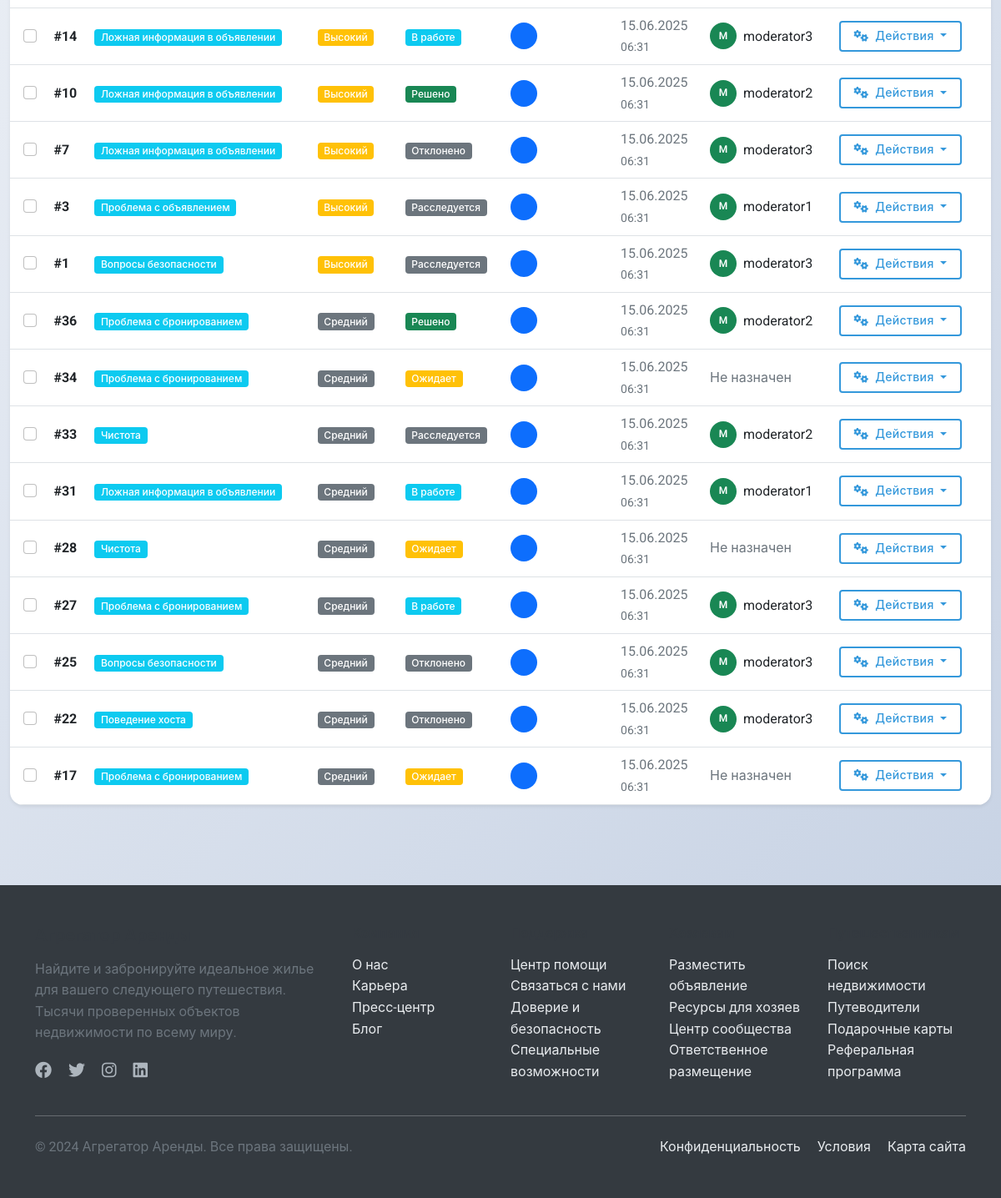
/moderation/complaints/ (signed in, lower part), run on an earlier commit of the app's database.
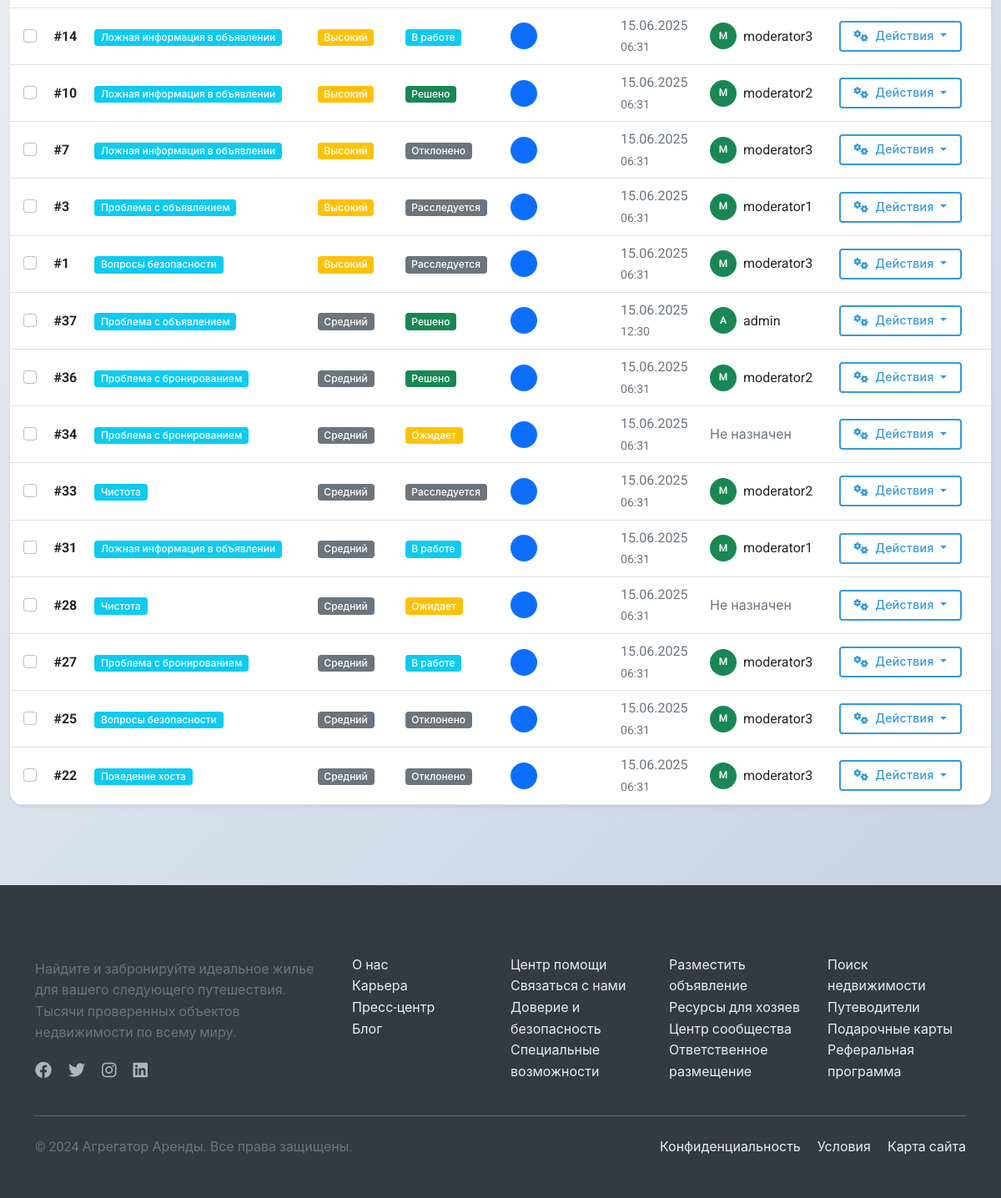
And on a later commit of the database.
### moderation/models.py (models this page shows, shortened)
class UserComplaint(models.Model):
    COMPLAINT_TYPES = [
        ('booking_issue', 'Проблема с бронированием'),
        ('listing_issue', 'Проблема с объявлением'),
        ('host_behavior', 'Поведение хоста'),
        ('guest_behavior', 'Поведение гостя'),
        ('safety_concern', 'Вопросы безопасности'),
        ('false_listing', 'Ложная информация в объявлении'),
        ('discrimination', 'Дискриминация'),
        ('payment_issue', 'Проблемы с оплатой'),
        ('cleanliness', 'Чистота'),
        ('other', 'Другое'),
    ]
    STATUS_CHOICES = [
        ('pending', 'В ожидании'),
        ('in_progress', 'В обработке'),
        ('investigating', 'Расследуется'),
        ('awaiting_response', 'Ожидает ответа'),
        ('resolved', 'Решено'),
        ('dismissed', 'Отклонено'),
        ('escalated', 'Эскалировано'),
    ]
    PRIORITY_CHOICES = [
        ('low', 'Низкий'),
        ('medium', 'Средний'),
        ('high', 'Высокий'),
        ('urgent', 'Срочный'),
    ]
    complainant = models.ForeignKey(
        settings.AUTH_USER_MODEL,
        on_delete=models.CASCADE,
        related_name='complaints_made',
        verbose_name='Заявитель'
    )
    booking = models.ForeignKey(
        'listings.Booking',
        on_delete=models.CASCADE,
        related_name='complaints',
        null=True,
        blank=True,
        verbose_name='Бронирование'
    )
    listing = models.ForeignKey(
        'listings.Listing',
        on_delete=models.CASCADE,
        related_name='complaints',
        null=True,
        blank=True,
        verbose_name='Объявление'
    )
    reported_user = models.ForeignKey(
        settings.AUTH_USER_MODEL,
        on_delete=models.CASCADE,
        related_name='complaints_received',
        null=True,
        blank=True,
        verbose_name='Пользователь, на которого жалуются'
    )
    complaint_type = models.CharField(
        'Тип жалобы',
        max_length=20,
        choices=COMPLAINT_TYPES,
        default='booking_issue'
    )
    subject = models.CharField(
        'Тема жалобы',
        max_length=200,
        default='Жалоба'
    )
    description = models.TextField('Описание жалобы')
    priority = models.CharField(
        'Приоритет',
        max_length=10,
        choices=PRIORITY_CHOICES,
        default='medium'
    )
    status = models.CharField(
        'Статус',
        max_length=20,
        choices=STATUS_CHOICES,
        default='pending'
    )
    assigned_moderator = models.ForeignKey(
        settings.AUTH_USER_MODEL,
        on_delete=models.SET_NULL,
        null=True,
        blank=True,
        related_name='assigned_complaints',
        verbose_name='Назначенный модератор'
    )
    moderator_response = models.TextField(
        'Ответ модератора',
        blank=True,
        help_text='Ответ, который увидит пользователь'
    )
    internal_notes = models.TextField(
        'Внутренние заметки',
        blank=True,
        help_text='Заметки для внутреннего использования'
    )
    contact_email = models.EmailField(
        'Контактный email',
        blank=True,
        help_text='Альтернативный email для связи'
    )
    evidence_video = models.FileField(
        'Видео-доказательство',
        upload_to='complaint_videos/',
        null=True,
        blank=True,
        help_text='Загрузите видео в качестве доказательства (макс. 100МБ)'
    )
    created_at = models.DateTimeField('Создано', auto_now_add=True)
    updated_at = models.DateTimeField('Обновлено', auto_now=True)
    resolved_at = models.DateTimeField('Решено', null=True, blank=True)
    first_response_at = models.DateTimeField('Первый ответ', null=True, blank=True)
    class Meta:
        verbose_name = 'Жалоба пользователя'
        verbose_name_plural = 'Жалобы пользователей'
        ordering = ['-created_at']
    @property
    def days_open(self):
        from django.utils import timezone
        if self.resolved_at:
            return (self.resolved_at - self.created_at).days
        return (timezone.now() - self.created_at).days
    @property
    def is_overdue(self):
        priority_days = {
            'urgent': 1,
            'high': 3,
            'medium': 7,
            'low': 14
        }
        max_days = priority_days.get(self.priority, 7)
        return self.days_open > max_days and self.status not in ['resolved', 'dismissed']

### users/models.py (models this page shows, shortened)
class User(AbstractUser):
    phone_number = models.CharField(_("Phone number"), max_length=20, blank=True)
    profile_picture = models.ImageField(_("Profile picture"), upload_to='profile_pictures/', blank=True, null=True)
    bio = models.TextField(_("Bio"), blank=True)
    is_phone_verified = models.BooleanField(_("Phone verified"), default=False)
    is_id_verified = models.BooleanField(_("ID verified"), default=False)
    is_host = models.BooleanField(_("Is host"), default=False)
    is_guest = models.BooleanField(_("Is guest"), default=True)
    ROLE_CHOICES = [
        ('user', _('Regular User')),
        ('host', _('Host')),
        ('moderator', _('Moderator')),
        ('admin', _('Administrator')),
    ]
    role = models.CharField(_("Role"), max_length=20, choices=ROLE_CHOICES, default='user')
    email_notifications = models.BooleanField(_("Email notifications"), default=True)
    sms_notifications = models.BooleanField(_("SMS notifications"), default=False)
    date_joined = models.DateTimeField(_("Date joined"), auto_now_add=True)
    last_updated = models.DateTimeField(_("Last updated"), auto_now=True)
    class Meta:
        verbose_name = _("User")
        verbose_name_plural = _("Users")

### moderation/views.py (the view)
# urls.py: path('complaints/', views.complaint_list, name='complaint_list'),
@login_required
@user_passes_test(is_moderator)
def complaint_list(request):
    status = request.GET.get('status')
    complaint_type = request.GET.get('complaint_type')
    priority = request.GET.get('priority')
    assigned_moderator = request.GET.get('assigned_moderator')
    complaints = UserComplaint.objects.select_related('complainant', 'assigned_moderator').all()
    if status and status in [choice[0] for choice in UserComplaint.STATUS_CHOICES]:
        complaints = complaints.filter(status=status)
    if complaint_type and complaint_type in [choice[0] for choice in UserComplaint.COMPLAINT_TYPES]:
        complaints = complaints.filter(complaint_type=complaint_type)
    if priority and priority in [choice[0] for choice in UserComplaint.PRIORITY_CHOICES]:
        complaints = complaints.filter(priority=priority)
    if assigned_moderator:
        try:
            complaints = complaints.filter(assigned_moderator_id=int(assigned_moderator))
        except ValueError:
            pass
    priority_order = {'urgent': 1, 'high': 2, 'medium': 3, 'low': 4}
    complaints = sorted(complaints, key=lambda x: (priority_order.get(x.priority, 5), -x.created_at.timestamp()))
    paginator = Paginator(complaints, 20)
    page_number = request.GET.get('page')
    page_obj = paginator.get_page(page_number)
    moderators = User.objects.filter(is_staff=True)
    return render(request, 'moderation/complaint_list.html', {
        'complaints': page_obj,
        'status_choices': UserComplaint.STATUS_CHOICES,
        'complaint_type_choices': UserComplaint.COMPLAINT_TYPES,
        'priority_choices': UserComplaint.PRIORITY_CHOICES,
        'moderators': moderators,
        'current_status': status,
        'current_complaint_type': complaint_type,
        'current_priority': priority,
        'current_assigned_moderator': assigned_moderator
    })

### moderation/views.py (called while the page is built)
def is_moderator(user):
    return user.is_staff or user.is_superuser

### notifications/templatetags/notify_tags.py (called while the page is built)
@register.simple_tag(takes_context=True)
def notification_count(context):
    user = context['request'].user
    if user.is_authenticated:
        count = user.notifications.filter(is_read=False).count()
        return count
    return 0

### moderation/templates/moderation/complaint_list.html (shortened to what the changed rows need)
{% extends 'base.html' %}
{% load static %}
{% block content %}
<div class="container-fluid py-4">
    <div class="card shadow-sm">
        <div class="card-body p-0">
            {% if complaints %}
            <div class="table-responsive">
                <table class="table table-hover mb-0">
                    <tbody>
                        {% for complaint in complaints %}
                        <tr class="{% if complaint.is_overdue %}table-warning{% endif %}">
                            <td class="ps-3 align-middle">
                                <input type="checkbox" class="form-check-input complaint-checkbox" value="{{ complaint.id }}">
                            </td>
                            <td class="align-middle">
                                <strong>#{{ complaint.id }}</strong>
                            </td>
                            <td class="align-middle">
                                <span class="badge bg-info">{{ complaint.get_complaint_type_display }}</span>
                            </td>
                            <td class="align-middle">
                                {% if complaint.priority == 'urgent' %}
                                <span class="badge bg-danger">{{ complaint.get_priority_display }}</span>
                                {% elif complaint.priority == 'high' %}
                                <span class="badge bg-warning">{{ complaint.get_priority_display }}</span>
                                {% else %}
                                <span class="badge bg-secondary">{{ complaint.get_priority_display }}</span>
                                {% endif %}
                            </td>
                            <td class="align-middle">
                                {% if complaint.status == 'pending' %}
                                <span class="badge bg-warning">Ожидает</span>
                                {% elif complaint.status == 'in_progress' %}
                                <span class="badge bg-info">В работе</span>
                                {% elif complaint.status == 'resolved' %}
                                <span class="badge bg-success">Решено</span>
                                {% elif complaint.status == 'escalated' %}
                                <span class="badge bg-danger">Эскалировано</span>
                                {% elif complaint.status == 'awaiting_response' %}
                                <span class="badge bg-primary">Ожидает ответа</span>
                                {% else %}
                                <span class="badge bg-secondary">{{ complaint.get_status_display }}</span>
                                {% endif %}
                            </td>
                            <td class="align-middle">
                                <div class="d-flex align-items-center">
                                    <div class="avatar-sm bg-primary text-white rounded-circle d-flex align-items-center justify-content-center me-2">
                                    </div>
                                </div>
                            </td>
                            <td class="align-middle text-muted">
                                <div>{{ complaint.created_at|date:"d.m.Y" }}</div>
                                <small>{{ complaint.created_at|time:"H:i" }}</small>
                            </td>
                            <td class="align-middle">
                                {% if complaint.assigned_moderator %}
                                <div class="d-flex align-items-center">
                                    <div class="avatar-sm bg-success text-white rounded-circle d-flex align-items-center justify-content-center me-2">
                                        {{ complaint.assigned_moderator.username|slice:":1"|upper }}
                                    </div>
                                    <div>
                                        <div class="fw-medium">{{ complaint.assigned_moderator.username }}</div>
                                    </div>
                                </div>
                                {% else %}
                                <span class="text-muted">Не назначен</span>
                                {% endif %}
                            </td>
                            <td class="pe-3 align-middle">
                                <div class="dropdown">
                                    <button class="btn btn-outline-primary btn-sm dropdown-toggle" type="button" data-bs-toggle="dropdown">
                                        <i class="fas fa-cogs me-1"></i> Действия
                                    </button>
                                </div>
                            </td>
                        </tr>
                        {% endfor %}
                    </tbody>
                </table>
            </div>
            {% else %}
            <div class="p-5 text-center">
                <i class="fas fa-inbox fa-4x text-muted mb-3"></i>
                <h5 class="text-muted">Жалобы не найдены</h5>
                <p class="text-muted">Попробуйте изменить фильтры или проверьте позже</p>
            </div>
            {% endif %}
        </div>
    </div>
</div>
{% endblock %}

What changed in the data, as far as the page shows it:
no longer on this page (row unchanged): UserComplaint: id "17", complaint_type "Проблема с бронированием", priority "Средний", status "Ожидает", created_at "15.06.2025", created_at "06:31", shows "Не назначен"
added UserComplaint: id "37", complaint_type "Проблема с объявлением", priority "Средний", status "Решено", created_at "15.06.2025", created_at "12:30", assigned_moderator.username "A", assigned_moderator.username "admin"
